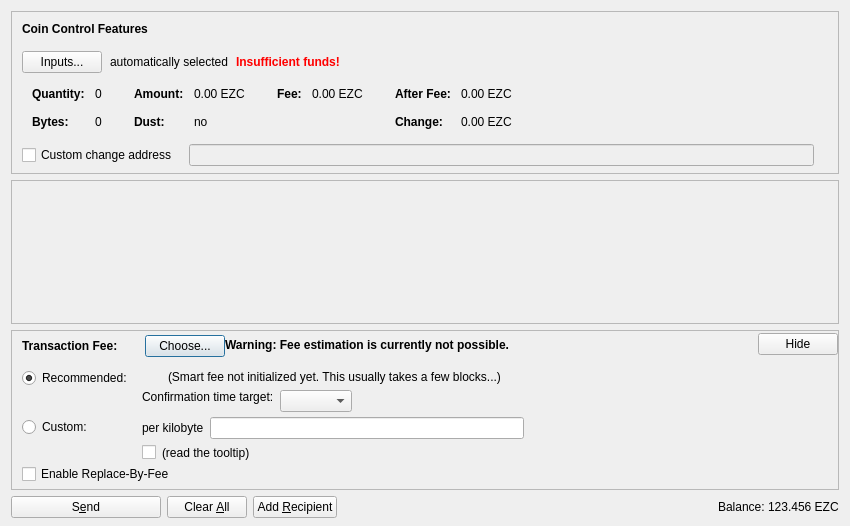
<?xml version="1.0" encoding="UTF-8"?>
<ui version="4.0">
 <class>SendCoinsDialog</class>
 <widget class="QDialog" name="SendCoinsDialog">
  <property name="geometry">
   <rect>
    <x>0</x>
    <y>0</y>
    <width>850</width>
    <height>526</height>
   </rect>
  </property>
  <property name="windowTitle">
   <string>Send Coins</string>
  </property>
  <layout class="QVBoxLayout" name="verticalLayout" stretch="0,1,0,0">
   <property name="bottomMargin">
    <number>8</number>
   </property>
   <item>
    <widget class="QFrame" name="frameCoinControl">
     <property name="sizePolicy">
      <sizepolicy hsizetype="Expanding" vsizetype="Expanding">
       <horstretch>0</horstretch>
       <verstretch>0</verstretch>
      </sizepolicy>
     </property>
     <property name="maximumSize">
      <size>
       <width>16777215</width>
       <height>16777215</height>
      </size>
     </property>
     <property name="frameShape">
      <enum>QFrame::StyledPanel</enum>
     </property>
     <property name="frameShadow">
      <enum>QFrame::Sunken</enum>
     </property>
     <layout class="QVBoxLayout" name="verticalLayoutCoinControl2">
      <property name="spacing">
       <number>0</number>
      </property>
      <property name="leftMargin">
       <number>0</number>
      </property>
      <property name="topMargin">
       <number>0</number>
      </property>
      <property name="rightMargin">
       <number>0</number>
      </property>
      <property name="bottomMargin">
       <number>6</number>
      </property>
      <item>
       <layout class="QVBoxLayout" name="verticalLayoutCoinControl" stretch="0,0,0,0,1">
        <property name="spacing">
         <number>0</number>
        </property>
        <property name="leftMargin">
         <number>10</number>
        </property>
        <property name="topMargin">
         <number>10</number>
        </property>
        <item>
         <layout class="QHBoxLayout" name="horizontalLayoutCoinControl1">
          <property name="bottomMargin">
           <number>15</number>
          </property>
          <item>
           <widget class="QLabel" name="labelCoinControlFeatures">
            <property name="sizePolicy">
             <sizepolicy hsizetype="Preferred" vsizetype="Maximum">
              <horstretch>0</horstretch>
              <verstretch>0</verstretch>
             </sizepolicy>
            </property>
            <property name="font">
             <font>
              <weight>75</weight>
              <bold>true</bold>
             </font>
            </property>
            <property name="styleSheet">
             <string notr="true">font-weight:bold;</string>
            </property>
            <property name="text">
             <string>Coin Control Features</string>
            </property>
           </widget>
          </item>
         </layout>
        </item>
        <item>
         <layout class="QHBoxLayout" name="horizontalLayoutCoinControl2" stretch="0,0,0,0">
          <property name="spacing">
           <number>8</number>
          </property>
          <property name="bottomMargin">
           <number>10</number>
          </property>
          <item>
           <widget class="QPushButton" name="pushButtonCoinControl">
            <property name="styleSheet">
             <string notr="true"/>
            </property>
            <property name="text">
             <string>Inputs...</string>
            </property>
            <property name="autoDefault">
             <bool>false</bool>
            </property>
           </widget>
          </item>
          <item>
           <widget class="QLabel" name="labelCoinControlAutomaticallySelected">
            <property name="text">
             <string>automatically selected</string>
            </property>
            <property name="margin">
             <number>5</number>
            </property>
           </widget>
          </item>
          <item>
           <widget class="QLabel" name="labelCoinControlInsuffFunds">
            <property name="font">
             <font>
              <weight>75</weight>
              <bold>true</bold>
             </font>
            </property>
            <property name="styleSheet">
             <string notr="true">color:red;font-weight:bold;</string>
            </property>
            <property name="text">
             <string>Insufficient funds!</string>
            </property>
            <property name="margin">
             <number>5</number>
            </property>
           </widget>
          </item>
          <item>
           <spacer name="horizontalSpacerCoinControl">
            <property name="orientation">
             <enum>Qt::Horizontal</enum>
            </property>
            <property name="sizeHint" stdset="0">
             <size>
              <width>40</width>
              <height>1</height>
             </size>
            </property>
           </spacer>
          </item>
         </layout>
        </item>
        <item>
         <widget class="QWidget" name="widgetCoinControl" native="true">
          <property name="sizePolicy">
           <sizepolicy hsizetype="Preferred" vsizetype="Preferred">
            <horstretch>0</horstretch>
            <verstretch>0</verstretch>
           </sizepolicy>
          </property>
          <property name="minimumSize">
           <size>
            <width>0</width>
            <height>0</height>
           </size>
          </property>
          <property name="styleSheet">
           <string notr="true"/>
          </property>
          <layout class="QHBoxLayout" name="horizontalLayoutCoinControl5">
           <property name="leftMargin">
            <number>0</number>
           </property>
           <property name="topMargin">
            <number>0</number>
           </property>
           <property name="rightMargin">
            <number>0</number>
           </property>
           <property name="bottomMargin">
            <number>0</number>
           </property>
           <item>
            <layout class="QHBoxLayout" name="horizontalLayoutCoinControl3" stretch="0,0,0,1">
             <property name="spacing">
              <number>20</number>
             </property>
             <property name="topMargin">
              <number>0</number>
             </property>
             <property name="bottomMargin">
              <number>10</number>
             </property>
             <item>
              <layout class="QFormLayout" name="formLayoutCoinControl1">
               <property name="horizontalSpacing">
                <number>10</number>
               </property>
               <property name="verticalSpacing">
                <number>14</number>
               </property>
               <property name="leftMargin">
                <number>10</number>
               </property>
               <property name="topMargin">
                <number>4</number>
               </property>
               <property name="rightMargin">
                <number>6</number>
               </property>
               <item row="0" column="0">
                <widget class="QLabel" name="labelCoinControlQuantityText">
                 <property name="font">
                  <font>
                   <weight>75</weight>
                   <bold>true</bold>
                  </font>
                 </property>
                 <property name="text">
                  <string>Quantity:</string>
                 </property>
                 <property name="margin">
                  <number>0</number>
                 </property>
                </widget>
               </item>
               <item row="0" column="1">
                <widget class="QLabel" name="labelCoinControlQuantity">
                 <property name="cursor">
                  <cursorShape>IBeamCursor</cursorShape>
                 </property>
                 <property name="contextMenuPolicy">
                  <enum>Qt::ActionsContextMenu</enum>
                 </property>
                 <property name="text">
                  <string notr="true">0</string>
                 </property>
                 <property name="margin">
                  <number>0</number>
                 </property>
                 <property name="textInteractionFlags">
                  <set>Qt::LinksAccessibleByMouse|Qt::TextSelectableByKeyboard|Qt::TextSelectableByMouse</set>
                 </property>
                </widget>
               </item>
               <item row="1" column="0">
                <widget class="QLabel" name="labelCoinControlBytesText">
                 <property name="font">
                  <font>
                   <weight>75</weight>
                   <bold>true</bold>
                  </font>
                 </property>
                 <property name="text">
                  <string>Bytes:</string>
                 </property>
                </widget>
               </item>
               <item row="1" column="1">
                <widget class="QLabel" name="labelCoinControlBytes">
                 <property name="cursor">
                  <cursorShape>IBeamCursor</cursorShape>
                 </property>
                 <property name="contextMenuPolicy">
                  <enum>Qt::ActionsContextMenu</enum>
                 </property>
                 <property name="text">
                  <string notr="true">0</string>
                 </property>
                 <property name="textInteractionFlags">
                  <set>Qt::LinksAccessibleByMouse|Qt::TextSelectableByKeyboard|Qt::TextSelectableByMouse</set>
                 </property>
                </widget>
               </item>
              </layout>
             </item>
             <item>
              <layout class="QFormLayout" name="formLayoutCoinControl2">
               <property name="horizontalSpacing">
                <number>10</number>
               </property>
               <property name="verticalSpacing">
                <number>14</number>
               </property>
               <property name="leftMargin">
                <number>6</number>
               </property>
               <property name="topMargin">
                <number>4</number>
               </property>
               <property name="rightMargin">
                <number>6</number>
               </property>
               <item row="0" column="0">
                <widget class="QLabel" name="labelCoinControlAmountText">
                 <property name="font">
                  <font>
                   <weight>75</weight>
                   <bold>true</bold>
                  </font>
                 </property>
                 <property name="text">
                  <string>Amount:</string>
                 </property>
                 <property name="margin">
                  <number>0</number>
                 </property>
                </widget>
               </item>
               <item row="0" column="1">
                <widget class="QLabel" name="labelCoinControlAmount">
                 <property name="cursor">
                  <cursorShape>IBeamCursor</cursorShape>
                 </property>
                 <property name="contextMenuPolicy">
                  <enum>Qt::ActionsContextMenu</enum>
                 </property>
                 <property name="text">
                  <string notr="true">0.00 EZC</string>
                 </property>
                 <property name="textInteractionFlags">
                  <set>Qt::LinksAccessibleByMouse|Qt::TextSelectableByKeyboard|Qt::TextSelectableByMouse</set>
                 </property>
                </widget>
               </item>
               <item row="1" column="0">
                <widget class="QLabel" name="labelCoinControlLowOutputText">
                 <property name="font">
                  <font>
                   <weight>75</weight>
                   <bold>true</bold>
                  </font>
                 </property>
                 <property name="text">
                  <string>Dust:</string>
                 </property>
                </widget>
               </item>
               <item row="1" column="1">
                <widget class="QLabel" name="labelCoinControlLowOutput">
                 <property name="cursor">
                  <cursorShape>IBeamCursor</cursorShape>
                 </property>
                 <property name="contextMenuPolicy">
                  <enum>Qt::ActionsContextMenu</enum>
                 </property>
                 <property name="text">
                  <string notr="true">no</string>
                 </property>
                 <property name="textInteractionFlags">
                  <set>Qt::LinksAccessibleByMouse|Qt::TextSelectableByKeyboard|Qt::TextSelectableByMouse</set>
                 </property>
                </widget>
               </item>
              </layout>
             </item>
             <item>
              <layout class="QFormLayout" name="formLayoutCoinControl3">
               <property name="horizontalSpacing">
                <number>10</number>
               </property>
               <property name="verticalSpacing">
                <number>14</number>
               </property>
               <property name="leftMargin">
                <number>6</number>
               </property>
               <property name="topMargin">
                <number>4</number>
               </property>
               <property name="rightMargin">
                <number>6</number>
               </property>
               <item row="0" column="0">
                <widget class="QLabel" name="labelCoinControlFeeText">
                 <property name="font">
                  <font>
                   <weight>75</weight>
                   <bold>true</bold>
                  </font>
                 </property>
                 <property name="text">
                  <string>Fee:</string>
                 </property>
                 <property name="margin">
                  <number>0</number>
                 </property>
                </widget>
               </item>
               <item row="0" column="1">
                <widget class="QLabel" name="labelCoinControlFee">
                 <property name="cursor">
                  <cursorShape>IBeamCursor</cursorShape>
                 </property>
                 <property name="contextMenuPolicy">
                  <enum>Qt::ActionsContextMenu</enum>
                 </property>
                 <property name="text">
                  <string notr="true">0.00 EZC</string>
                 </property>
                 <property name="textInteractionFlags">
                  <set>Qt::LinksAccessibleByMouse|Qt::TextSelectableByKeyboard|Qt::TextSelectableByMouse</set>
                 </property>
                </widget>
               </item>
              </layout>
             </item>
             <item>
              <layout class="QFormLayout" name="formLayoutCoinControl4">
               <property name="horizontalSpacing">
                <number>10</number>
               </property>
               <property name="verticalSpacing">
                <number>14</number>
               </property>
               <property name="leftMargin">
                <number>6</number>
               </property>
               <property name="topMargin">
                <number>4</number>
               </property>
               <property name="rightMargin">
                <number>6</number>
               </property>
               <item row="0" column="0">
                <widget class="QLabel" name="labelCoinControlAfterFeeText">
                 <property name="font">
                  <font>
                   <weight>75</weight>
                   <bold>true</bold>
                  </font>
                 </property>
                 <property name="text">
                  <string>After Fee:</string>
                 </property>
                 <property name="margin">
                  <number>0</number>
                 </property>
                </widget>
               </item>
               <item row="0" column="1">
                <widget class="QLabel" name="labelCoinControlAfterFee">
                 <property name="cursor">
                  <cursorShape>IBeamCursor</cursorShape>
                 </property>
                 <property name="contextMenuPolicy">
                  <enum>Qt::ActionsContextMenu</enum>
                 </property>
                 <property name="text">
                  <string notr="true">0.00 EZC</string>
                 </property>
                 <property name="textInteractionFlags">
                  <set>Qt::LinksAccessibleByMouse|Qt::TextSelectableByKeyboard|Qt::TextSelectableByMouse</set>
                 </property>
                </widget>
               </item>
               <item row="1" column="0">
                <widget class="QLabel" name="labelCoinControlChangeText">
                 <property name="font">
                  <font>
                   <weight>75</weight>
                   <bold>true</bold>
                  </font>
                 </property>
                 <property name="text">
                  <string>Change:</string>
                 </property>
                </widget>
               </item>
               <item row="1" column="1">
                <widget class="QLabel" name="labelCoinControlChange">
                 <property name="cursor">
                  <cursorShape>IBeamCursor</cursorShape>
                 </property>
                 <property name="contextMenuPolicy">
                  <enum>Qt::ActionsContextMenu</enum>
                 </property>
                 <property name="text">
                  <string notr="true">0.00 EZC</string>
                 </property>
                 <property name="textInteractionFlags">
                  <set>Qt::LinksAccessibleByMouse|Qt::TextSelectableByKeyboard|Qt::TextSelectableByMouse</set>
                 </property>
                </widget>
               </item>
              </layout>
             </item>
            </layout>
           </item>
          </layout>
         </widget>
        </item>
        <item>
         <layout class="QHBoxLayout" name="horizontalLayoutCoinControl4" stretch="0,0,0">
          <property name="spacing">
           <number>12</number>
          </property>
          <property name="sizeConstraint">
           <enum>QLayout::SetDefaultConstraint</enum>
          </property>
          <property name="topMargin">
           <number>5</number>
          </property>
          <property name="rightMargin">
           <number>5</number>
          </property>
          <item>
           <widget class="QCheckBox" name="checkBoxCoinControlChange">
            <property name="toolTip">
             <string>If this is activated, but the change address is empty or invalid, change will be sent to a newly generated address.</string>
            </property>
            <property name="text">
             <string>Custom change address</string>
            </property>
           </widget>
          </item>
          <item>
           <widget class="QValidatedLineEdit" name="lineEditCoinControlChange">
            <property name="enabled">
             <bool>false</bool>
            </property>
            <property name="sizePolicy">
             <sizepolicy hsizetype="Expanding" vsizetype="Fixed">
              <horstretch>0</horstretch>
              <verstretch>0</verstretch>
             </sizepolicy>
            </property>
           </widget>
          </item>
          <item>
           <widget class="QLabel" name="labelCoinControlChangeLabel">
            <property name="sizePolicy">
             <sizepolicy hsizetype="Preferred" vsizetype="Expanding">
              <horstretch>0</horstretch>
              <verstretch>0</verstretch>
             </sizepolicy>
            </property>
            <property name="minimumSize">
             <size>
              <width>0</width>
              <height>0</height>
             </size>
            </property>
            <property name="text">
             <string/>
            </property>
            <property name="margin">
             <number>3</number>
            </property>
           </widget>
          </item>
         </layout>
        </item>
        <item>
         <spacer name="verticalSpacerCoinControl">
          <property name="orientation">
           <enum>Qt::Vertical</enum>
          </property>
          <property name="sizeHint" stdset="0">
           <size>
            <width>800</width>
            <height>1</height>
           </size>
          </property>
         </spacer>
        </item>
       </layout>
      </item>
     </layout>
    </widget>
   </item>
   <item>
    <widget class="QScrollArea" name="scrollArea">
     <property name="widgetResizable">
      <bool>true</bool>
     </property>
     <widget class="QWidget" name="scrollAreaWidgetContents">
      <property name="geometry">
       <rect>
        <x>0</x>
        <y>0</y>
        <width>830</width>
        <height>104</height>
       </rect>
      </property>
      <layout class="QVBoxLayout" name="verticalLayout_2" stretch="0,1">
       <property name="leftMargin">
        <number>0</number>
       </property>
       <property name="topMargin">
        <number>0</number>
       </property>
       <property name="rightMargin">
        <number>0</number>
       </property>
       <property name="bottomMargin">
        <number>0</number>
       </property>
       <item>
        <layout class="QVBoxLayout" name="entries">
         <property name="spacing">
          <number>6</number>
         </property>
        </layout>
       </item>
       <item>
        <spacer name="verticalSpacer">
         <property name="orientation">
          <enum>Qt::Vertical</enum>
         </property>
         <property name="sizeHint" stdset="0">
          <size>
           <width>20</width>
           <height>40</height>
          </size>
         </property>
        </spacer>
       </item>
      </layout>
     </widget>
    </widget>
   </item>
   <item>
    <widget class="QFrame" name="frameFee">
     <property name="sizePolicy">
      <sizepolicy hsizetype="Expanding" vsizetype="Expanding">
       <horstretch>0</horstretch>
       <verstretch>0</verstretch>
      </sizepolicy>
     </property>
     <property name="maximumSize">
      <size>
       <width>16777215</width>
       <height>16777215</height>
      </size>
     </property>
     <property name="frameShape">
      <enum>QFrame::StyledPanel</enum>
     </property>
     <property name="frameShadow">
      <enum>QFrame::Sunken</enum>
     </property>
     <layout class="QVBoxLayout" name="verticalLayoutFee1">
      <property name="spacing">
       <number>0</number>
      </property>
      <property name="leftMargin">
       <number>0</number>
      </property>
      <property name="topMargin">
       <number>0</number>
      </property>
      <property name="rightMargin">
       <number>0</number>
      </property>
      <property name="bottomMargin">
       <number>0</number>
      </property>
      <item>
       <layout class="QVBoxLayout" name="verticalLayoutFee2" stretch="0,0,0">
        <property name="spacing">
         <number>0</number>
        </property>
        <property name="leftMargin">
         <number>10</number>
        </property>
        <property name="topMargin">
         <number>0</number>
        </property>
        <item>
         <layout class="QHBoxLayout" name="horizontalLayoutFee1">
          <property name="bottomMargin">
           <number>0</number>
          </property>
          <item>
           <layout class="QVBoxLayout" name="verticalLayoutFee7">
            <property name="spacing">
             <number>0</number>
            </property>
            <item>
             <spacer name="verticalSpacerSmartFee">
              <property name="orientation">
               <enum>Qt::Vertical</enum>
              </property>
              <property name="sizeType">
               <enum>QSizePolicy::Fixed</enum>
              </property>
              <property name="sizeHint" stdset="0">
               <size>
                <width>1</width>
                <height>4</height>
               </size>
              </property>
             </spacer>
            </item>
            <item>
             <layout class="QHBoxLayout" name="horizontalLayoutSmartFee">
              <property name="spacing">
               <number>10</number>
              </property>
              <item>
               <widget class="QLabel" name="labelFeeHeadline">
                <property name="sizePolicy">
                 <sizepolicy hsizetype="Preferred" vsizetype="Maximum">
                  <horstretch>0</horstretch>
                  <verstretch>0</verstretch>
                 </sizepolicy>
                </property>
                <property name="font">
                 <font>
                  <weight>75</weight>
                  <bold>true</bold>
                 </font>
                </property>
                <property name="styleSheet">
                 <string notr="true">font-weight:bold;</string>
                </property>
                <property name="text">
                 <string>Transaction Fee:</string>
                </property>
               </widget>
              </item>
              <item>
               <widget class="QLabel" name="labelFeeMinimized">
                <property name="text">
                 <string/>
                </property>
               </widget>
              </item>
              <item>
               <widget class="QPushButton" name="buttonChooseFee">
                <property name="text">
                 <string>Choose...</string>
                </property>
               </widget>
              </item>
             </layout>
            </item>
            <item>
             <spacer name="verticalSpacer_5">
              <property name="orientation">
               <enum>Qt::Vertical</enum>
              </property>
              <property name="sizeHint" stdset="0">
               <size>
                <width>1</width>
                <height>1</height>
               </size>
              </property>
             </spacer>
            </item>
           </layout>
          </item>
          <item>
           <widget class="QLabel" name="fallbackFeeWarningLabel">
            <property name="toolTip">
             <string>Using the fallbackfee can result in sending a transaction that will take several hours or days (or never) to confirm. Consider choosing your fee manually or wait until you have validated the complete chain.</string>
            </property>
            <property name="font">
            <font>
                <weight>75</weight>
                <bold>true</bold>
            </font>
            </property>
            <property name="text">
             <string>Warning: Fee estimation is currently not possible.</string>
            </property>
            <property name="wordWrap">
             <bool>false</bool>
            </property>
           </widget>
          </item>
          <item>
           <spacer name="horizontalSpacer_4">
            <property name="orientation">
             <enum>Qt::Horizontal</enum>
            </property>
            <property name="sizeType">
             <enum>QSizePolicy::MinimumExpanding</enum>
            </property>
            <property name="sizeHint" stdset="0">
             <size>
              <width>40</width>
              <height>20</height>
             </size>
            </property>
           </spacer>
          </item>
          <item>
           <widget class="QPushButton" name="buttonMinimizeFee">
            <property name="toolTip">
             <string>collapse fee-settings</string>
            </property>
            <property name="text">
             <string>Hide</string>
            </property>
           </widget>
          </item>
         </layout>
        </item>
        <item>
         <widget class="QFrame" name="frameFeeSelection">
          <layout class="QVBoxLayout" name="verticalLayoutFee12">
           <property name="spacing">
            <number>0</number>
           </property>
           <property name="leftMargin">
            <number>0</number>
           </property>
           <property name="topMargin">
            <number>0</number>
           </property>
           <property name="rightMargin">
            <number>0</number>
           </property>
           <property name="bottomMargin">
            <number>0</number>
           </property>
           <item>
            <layout class="QGridLayout" name="gridLayoutFee">
             <property name="topMargin">
              <number>10</number>
             </property>
             <property name="bottomMargin">
              <number>4</number>
             </property>
             <property name="horizontalSpacing">
              <number>10</number>
             </property>
             <property name="verticalSpacing">
              <number>4</number>
             </property>
             <item row="1" column="1">
              <layout class="QVBoxLayout" name="verticalLayoutFee8">
               <property name="spacing">
                <number>6</number>
               </property>
               <item>
                <layout class="QHBoxLayout" name="horizontalLayoutFee13">
                 <item>
                  <widget class="QLabel" name="labelCustomPerKilobyte">
                   <property name="toolTip">
                    <string>Specify a custom fee per kB (1,000 bytes) of the transaction's virtual size.

Note:  Since the fee is calculated on a per-byte basis, a fee of "100 satoshis per kB" for a transaction size of 500 bytes (half of 1 kB) would ultimately yield a fee of only 50 satoshis.</string>
                   </property>
                   <property name="text">
                    <string>per kilobyte</string>
                   </property>
                  </widget>
                 </item>
                 <item>
                  <widget class="EZ25COINAmountField" name="customFee"/>
                 </item>
                 <item>
                  <spacer name="horizontalSpacer_6">
                   <property name="orientation">
                    <enum>Qt::Horizontal</enum>
                   </property>
                   <property name="sizeHint" stdset="0">
                    <size>
                     <width>1</width>
                     <height>1</height>
                    </size>
                   </property>
                  </spacer>
                 </item>
                </layout>
               </item>
               <item>
                <layout class="QHBoxLayout" name="horizontalLayoutFee8">
                 <item>
                  <widget class="QCheckBox" name="checkBoxMinimumFee">
                   <property name="toolTip">
                    <string>Paying only the minimum fee is just fine as long as there is less transaction volume than space in the blocks. But be aware that this can end up in a never confirming transaction once there is more demand for ez25coin transactions than the network can process.</string>
                   </property>
                   <property name="text">
                    <string/>
                   </property>
                  </widget>
                 </item>
                 <item>
                  <widget class="QLabel" name="labelMinFeeWarning">
                   <property name="enabled">
                    <bool>true</bool>
                   </property>
                   <property name="toolTip">
                    <string>Paying only the minimum fee is just fine as long as there is less transaction volume than space in the blocks. But be aware that this can end up in a never confirming transaction once there is more demand for ez25coin transactions than the network can process.</string>
                   </property>
                   <property name="text">
                    <string>(read the tooltip)</string>
                   </property>
                   <property name="margin">
                    <number>5</number>
                   </property>
                  </widget>
                 </item>
                 <item>
                  <spacer name="horizontalSpacer_2">
                   <property name="orientation">
                    <enum>Qt::Horizontal</enum>
                   </property>
                   <property name="sizeHint" stdset="0">
                    <size>
                     <width>1</width>
                     <height>1</height>
                    </size>
                   </property>
                  </spacer>
                 </item>
                </layout>
               </item>
              </layout>
             </item>
             <item row="0" column="0">
              <layout class="QVBoxLayout" name="verticalLayoutFee4" stretch="0,1">
               <item>
                <widget class="QRadioButton" name="radioSmartFee">
                 <property name="text">
                  <string>Recommended:</string>
                 </property>
                 <property name="checked">
                  <bool>true</bool>
                 </property>
                 <attribute name="buttonGroup">
                  <string notr="true">groupFee</string>
                 </attribute>
                </widget>
               </item>
               <item>
                <spacer name="verticalSpacer_2">
                 <property name="orientation">
                  <enum>Qt::Vertical</enum>
                 </property>
                 <property name="sizeHint" stdset="0">
                  <size>
                   <width>1</width>
                   <height>1</height>
                  </size>
                 </property>
                </spacer>
               </item>
              </layout>
             </item>
             <item row="1" column="0">
              <layout class="QVBoxLayout" name="verticalLayoutFee9" stretch="0,1">
               <item>
                <widget class="QRadioButton" name="radioCustomFee">
                 <property name="text">
                  <string>Custom:</string>
                 </property>
                 <attribute name="buttonGroup">
                  <string notr="true">groupFee</string>
                 </attribute>
                </widget>
               </item>
               <item>
                <spacer name="verticalSpacer_6">
                 <property name="orientation">
                  <enum>Qt::Vertical</enum>
                 </property>
                 <property name="sizeHint" stdset="0">
                  <size>
                   <width>1</width>
                   <height>1</height>
                  </size>
                 </property>
                </spacer>
               </item>
              </layout>
             </item>
             <item row="0" column="1">
              <layout class="QVBoxLayout" name="verticalLayoutFee3" stretch="0,0,1">
               <property name="spacing">
                <number>6</number>
               </property>
               <property name="topMargin">
                <number>2</number>
               </property>
               <item>
                <layout class="QHBoxLayout" name="horizontalLayoutFee12">
                 <item>
                  <widget class="QLabel" name="labelSmartFee">
                   <property name="text">
                    <string/>
                   </property>
                   <property name="margin">
                    <number>2</number>
                   </property>
                  </widget>
                 </item>
                 <item>
                  <widget class="QLabel" name="labelFeeEstimation">
                   <property name="text">
                    <string/>
                   </property>
                  </widget>
                 </item>
                 <item>
                  <widget class="QLabel" name="labelSmartFee2">
                   <property name="text">
                    <string>(Smart fee not initialized yet. This usually takes a few blocks...)</string>
                   </property>
                   <property name="margin">
                    <number>2</number>
                   </property>
                  </widget>
                 </item>
                 <item>
                  <spacer name="horizontalSpacer_5">
                   <property name="orientation">
                    <enum>Qt::Horizontal</enum>
                   </property>
                   <property name="sizeHint" stdset="0">
                    <size>
                     <width>1</width>
                     <height>1</height>
                    </size>
                   </property>
                  </spacer>
                 </item>
                </layout>
               </item>
               <item>
                <layout class="QHBoxLayout" name="horizontalLayoutFee9">
                 <item>
                  <layout class="QVBoxLayout" name="verticalLayoutFee6">
                   <item>
                    <widget class="QLabel" name="labelSmartFee3">
                     <property name="text">
                      <string>Confirmation time target:</string>
                     </property>
                     <property name="margin">
                      <number>2</number>
                     </property>
                    </widget>
                   </item>
                   <item>
                    <spacer name="verticalSpacer_3">
                     <property name="orientation">
                      <enum>Qt::Vertical</enum>
                     </property>
                     <property name="sizeHint" stdset="0">
                      <size>
                       <width>1</width>
                       <height>1</height>
                      </size>
                     </property>
                    </spacer>
                   </item>
                  </layout>
                 </item>
                 <item>
                  <layout class="QVBoxLayout" name="verticalLayoutFee5">
                   <property name="rightMargin">
                    <number>30</number>
                   </property>
                   <item>
                    <layout class="QHBoxLayout" name="horizontalLayoutConfTarget">
                     <property name="bottomMargin">
                      <number>0</number>
                     </property>
                     <item>
                      <widget class="QComboBox" name="confTargetSelector"/>
                     </item>
                     <item>
                      <spacer name="horizontalSpacerConfTarget">
                       <property name="orientation">
                        <enum>Qt::Horizontal</enum>
                       </property>
                       <property name="sizeHint" stdset="0">
                        <size>
                         <width>40</width>
                         <height>20</height>
                        </size>
                       </property>
                      </spacer>
                     </item>
                    </layout>
                   </item>
                  </layout>
                 </item>
                </layout>
               </item>
               <item>
                <spacer name="verticalSpacer_4">
                 <property name="orientation">
                  <enum>Qt::Vertical</enum>
                 </property>
                 <property name="sizeHint" stdset="0">
                  <size>
                   <width>1</width>
                   <height>1</height>
                  </size>
                 </property>
                </spacer>
               </item>
              </layout>
             </item>
            </layout>
           </item>
           <item>
            <widget class="QCheckBox" name="optInRBF">
             <property name="text">
              <string>Enable Replace-By-Fee</string>
             </property>
             <property name="toolTip">
              <string>With Replace-By-Fee (BIP-125) you can increase a transaction's fee after it is sent. Without this, a higher fee may be recommended to compensate for increased transaction delay risk.</string>
             </property>
            </widget>
           </item>
          </layout>
         </widget>
        </item>
        <item>
         <spacer name="verticalSpacerFee">
          <property name="orientation">
           <enum>Qt::Vertical</enum>
          </property>
          <property name="sizeHint" stdset="0">
           <size>
            <width>40</width>
            <height>5</height>
           </size>
          </property>
         </spacer>
        </item>
       </layout>
      </item>
     </layout>
    </widget>
   </item>
   <item>
    <layout class="QHBoxLayout" name="horizontalLayout">
     <item>
      <widget class="QPushButton" name="sendButton">
       <property name="minimumSize">
        <size>
         <width>150</width>
         <height>0</height>
        </size>
       </property>
       <property name="toolTip">
        <string>Confirm the send action</string>
       </property>
       <property name="text">
        <string>S&amp;end</string>
       </property>
       <property name="icon">
        <iconset resource="../ez25coin.qrc">
         <normaloff>:/icons/send</normaloff>:/icons/send</iconset>
       </property>
       <property name="autoDefault">
        <bool>false</bool>
       </property>
       <property name="default">
        <bool>false</bool>
       </property>
      </widget>
     </item>
     <item>
      <widget class="QPushButton" name="clearButton">
       <property name="sizePolicy">
        <sizepolicy hsizetype="Minimum" vsizetype="Fixed">
         <horstretch>0</horstretch>
         <verstretch>0</verstretch>
        </sizepolicy>
       </property>
       <property name="toolTip">
        <string>Clear all fields of the form.</string>
       </property>
       <property name="text">
        <string>Clear &amp;All</string>
       </property>
       <property name="icon">
        <iconset resource="../ez25coin.qrc">
         <normaloff>:/icons/remove</normaloff>:/icons/remove</iconset>
       </property>
       <property name="autoDefault">
        <bool>false</bool>
       </property>
      </widget>
     </item>
     <item>
      <widget class="QPushButton" name="addButton">
       <property name="toolTip">
        <string>Send to multiple recipients at once</string>
       </property>
       <property name="text">
        <string>Add &amp;Recipient</string>
       </property>
       <property name="icon">
        <iconset resource="../ez25coin.qrc">
         <normaloff>:/icons/add</normaloff>:/icons/add</iconset>
       </property>
       <property name="autoDefault">
        <bool>false</bool>
       </property>
      </widget>
     </item>
     <item>
      <spacer name="horizontalSpacer">
       <property name="orientation">
        <enum>Qt::Horizontal</enum>
       </property>
       <property name="sizeHint" stdset="0">
        <size>
         <width>40</width>
         <height>20</height>
        </size>
       </property>
      </spacer>
     </item>
     <item>
      <layout class="QHBoxLayout" name="horizontalLayout_2">
       <property name="spacing">
        <number>3</number>
       </property>
       <item>
        <widget class="QLabel" name="label">
         <property name="sizePolicy">
          <sizepolicy hsizetype="Preferred" vsizetype="Fixed">
           <horstretch>0</horstretch>
           <verstretch>0</verstretch>
          </sizepolicy>
         </property>
         <property name="text">
          <string>Balance:</string>
         </property>
        </widget>
       </item>
       <item>
        <widget class="QLabel" name="labelBalance">
         <property name="sizePolicy">
          <sizepolicy hsizetype="Preferred" vsizetype="Fixed">
           <horstretch>0</horstretch>
           <verstretch>0</verstretch>
          </sizepolicy>
         </property>
         <property name="cursor">
          <cursorShape>IBeamCursor</cursorShape>
         </property>
         <property name="text">
          <string notr="true">123.456 EZC</string>
         </property>
         <property name="textInteractionFlags">
          <set>Qt::LinksAccessibleByMouse|Qt::TextSelectableByKeyboard|Qt::TextSelectableByMouse</set>
         </property>
        </widget>
       </item>
      </layout>
     </item>
    </layout>
   </item>
  </layout>
 </widget>
 <customwidgets>
  <customwidget>
   <class>QValidatedLineEdit</class>
   <extends>QLineEdit</extends>
   <header>qt/qvalidatedlineedit.h</header>
  </customwidget>
  <customwidget>
   <class>EZ25COINAmountField</class>
   <extends>QLineEdit</extends>
   <header>qt/ez25coinamountfield.h</header>
   <container>1</container>
  </customwidget>
 </customwidgets>
 <resources>
  <include location="../ez25coin.qrc"/>
 </resources>
 <connections/>
 <buttongroups>
  <buttongroup name="groupFee"/>
 </buttongroups>
</ui>
